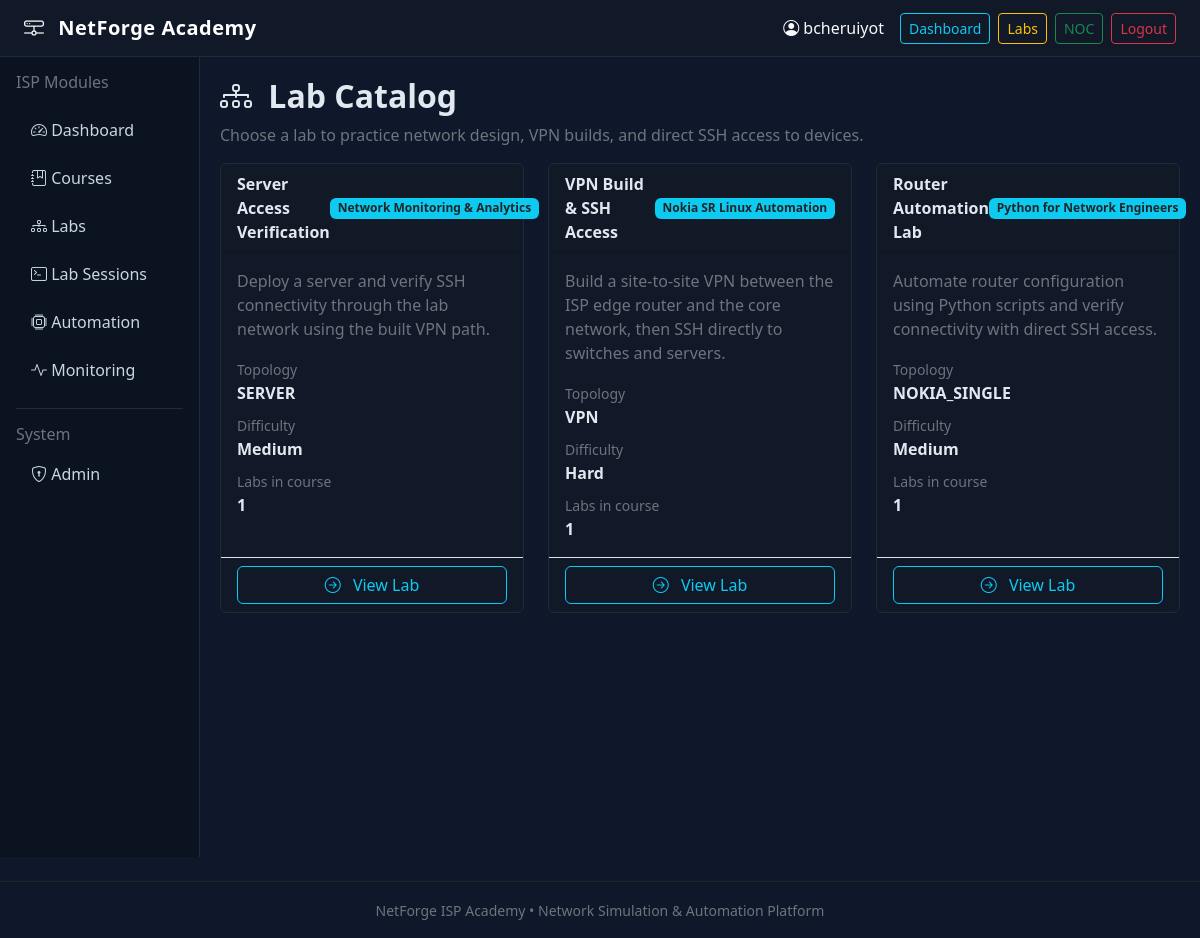
Screenshot of /labs/ (signed in) with the database file from the repository.
### academy/models.py (models this page shows, shortened)
class Lab(models.Model):
    course = models.ForeignKey(Course, on_delete=models.CASCADE, related_name='labs')
    title = models.CharField(max_length=200)
    description = models.TextField()
    topology_type = models.CharField(max_length=100, default="nokia_single")
    difficulty = models.CharField(max_length=20, choices=[
        ('easy', 'Easy'), ('medium', 'Medium'), ('hard', 'Hard')
    ])
    estimated_time = models.IntegerField(default=30)  # minutes

class Course(models.Model):
    title = models.CharField(max_length=200)
    description = models.TextField()
    level = models.CharField(max_length=50, choices=[
        ('beginner', 'Beginner'),
        ('intermediate', 'Intermediate'),
        ('advanced', 'Advanced'),
        ('isp', 'ISP Level')
    ])
    duration_hours = models.IntegerField(default=10)
    price = models.IntegerField(default=0)  # in KSh
    is_active = models.BooleanField(default=True)
    created_at = models.DateTimeField(auto_now_add=True)

### labs/views.py (the view)
# urls.py: path('', views.lab_list, name='list'),
def lab_list(request):
    labs = Lab.objects.select_related('course').order_by('course__title', 'title')
    return render(request, 'labs/list.html', {'labs': labs})

### templates/labs/list.html (shortened to what this page needs)
{% extends 'base.html' %}
{% block header %}
<h2 class="fw-bold">
    <i class="bi bi-diagram-3 me-2"></i> Lab Catalog
</h2>
<p class="text-secondary">
    Choose a lab to practice network design, VPN builds, and direct SSH access to devices.
</p>
{% endblock %}
{% block content %}
<div class="row g-4">
    {% if labs %}
        {% for lab in labs %}
            <div class="col-md-6 col-lg-4">
                <div class="card h-100">
                    <div class="card-header d-flex justify-content-between align-items-center">
                        <span class="fw-bold">{{ lab.title }}</span>
                        <span class="badge bg-info text-dark">{{ lab.course.title }}</span>
                    </div>
                    <div class="card-body">
                        <p class="text-secondary mb-3">{{ lab.description|truncatewords:20 }}</p>
                        <p class="mb-2">
                            <small class="text-secondary">Topology</small><br>
                            <strong>{{ lab.topology_type|upper }}</strong>
                        </p>
                        <p class="mb-2">
                            <small class="text-secondary">Difficulty</small><br>
                            <strong>{{ lab.get_difficulty_display }}</strong>
                        </p>
                        <p class="mb-0">
                            <small class="text-secondary">Labs in course</small><br>
                            <strong>{{ lab.course.labs.count }}</strong>
                        </p>
                    </div>
                    <div class="card-footer bg-transparent border-top">
                        <a href="{% url 'labs:detail' lab.id %}" class="btn btn-outline-info w-100">
                            <i class="bi bi-arrow-right-circle me-2"></i> View Lab
                        </a>
                    </div>
                </div>
            </div>
        {% endfor %}
    {% else %}
        <div class="col-12">
            <div class="alert alert-info">
                <i class="bi bi-info-circle me-2"></i> No labs available yet. Check back soon.
            </div>
        </div>
    {% endif %}
</div>
{% endblock %}

### templates/base.html (shortened to what this page needs)
<!DOCTYPE html>
<html lang="en">
<head>
    <link href="https://cdn.jsdelivr.net/npm/bootstrap@5.3.3/dist/css/bootstrap.min.css" rel="stylesheet">
    <link href="https://cdn.jsdelivr.net/npm/bootstrap-icons@1.11.3/font/bootstrap-icons.css" rel="stylesheet">
</head>
<body>
<nav class="navbar navbar-expand-lg navbar-dark">
    <div class="container-fluid px-4">
        <a class="navbar-brand" href="/">
            <i class="bi bi-hdd-network me-2"></i> NetForge Academy
        </a>
        <div class="d-flex align-items-center">
            {% if user.is_authenticated %}
                <span class="text-light me-3">
                    <i class="bi bi-person-circle"></i> {{ user.username }}
                </span>
                <a class="btn btn-sm btn-outline-info me-2" href="/academy/">
                    Dashboard
                </a>
                <a class="btn btn-sm btn-outline-warning me-2" href="/labs/">
                    Labs
                </a>
                <a class="btn btn-sm btn-outline-success me-2" href="/monitoring/">
                    NOC
                </a>
                <a class="btn btn-sm btn-outline-danger" href="/accounts/logout/">
                    Logout
                </a>
            {% else %}
                <a class="btn btn-sm btn-outline-light" href="/accounts/login/">
                    Login
                </a>
            {% endif %}
        </div>
    </div>
</nav>
<div class="container-fluid">
    <div class="row">
        {% if user.is_authenticated %}
        <div class="col-md-2 sidebar p-3">
            <h6 class="text-secondary mb-3">ISP Modules</h6>
            <a href="/academy/"><i class="bi bi-speedometer2"></i> Dashboard</a>
            <a href="/courses/"><i class="bi bi-journal-bookmark"></i> Courses</a>
            <a href="/labs/"><i class="bi bi-diagram-3"></i> Labs</a>
            <a href="/sessions/"><i class="bi bi-terminal"></i> Lab Sessions</a>
            <a href="/automation/"><i class="bi bi-cpu"></i> Automation</a>
            <a href="/monitoring/"><i class="bi bi-activity"></i> Monitoring</a>
            <hr class="text-secondary">
            <h6 class="text-secondary">System</h6>
            <a href="/admin/"><i class="bi bi-shield-lock"></i> Admin</a>
        </div>
        {% endif %}
        <div class="{% if user.is_authenticated %}col-md-10{% else %}col-md-12{% endif %} content-area">
            <div class="mb-3">
                {% block header %}{% endblock %}
            </div>
            {% block content %}{% endblock %}
        </div>
    </div>
</div>
<footer class="text-center text-secondary py-3 mt-4 border-top border-dark">
    <small>
        NetForge ISP Academy • Network Simulation & Automation Platform
    </small>
</footer>
</body>
</html>

### templates/base.html (style rules this page uses)
body { background-color: #0f172a; color: #e2e8f0; }
.navbar { background: #111827 !important; border-bottom: 1px solid #1f2937; }
.navbar-brand { font-weight: bold; letter-spacing: 0.5px; }
.sidebar { min-height: 100vh; background: #0b1220; border-right: 1px solid #1f2937; }
.sidebar a { color: #cbd5e1; text-decoration: none; display: block; padding: 10px 15px; border-radius: 6px; margin: 4px 0; }
.card { background: #111827; border: 1px solid #1f2937; color: #e2e8f0; }
.content-area { padding: 20px; }

### rows the page displays
Lab: title "Server Access Verification", course "Network Monitoring & Analytics", description "Deploy a server and verify SSH connectivity through the lab network using the built VPN path.", topology_type "SERVER", difficulty "Medium", course.labs.count "1"
Lab: title "VPN Build & SSH Access", course "Nokia SR Linux Automation", description "Build a site-to-site VPN between the ISP edge router and the core network, then SSH directly to switches and servers.", topology_type "VPN", difficulty "Hard", course.labs.count "1"
Lab: title "Router Automation Lab", course "Python for Network Engineers", description "Automate router configuration using Python scripts and verify connectivity with direct SSH access.", topology_type "NOKIA_SINGLE", difficulty "Medium", course.labs.count "1"

### other values shown
{{ user.username }} "bcheruiyot"
